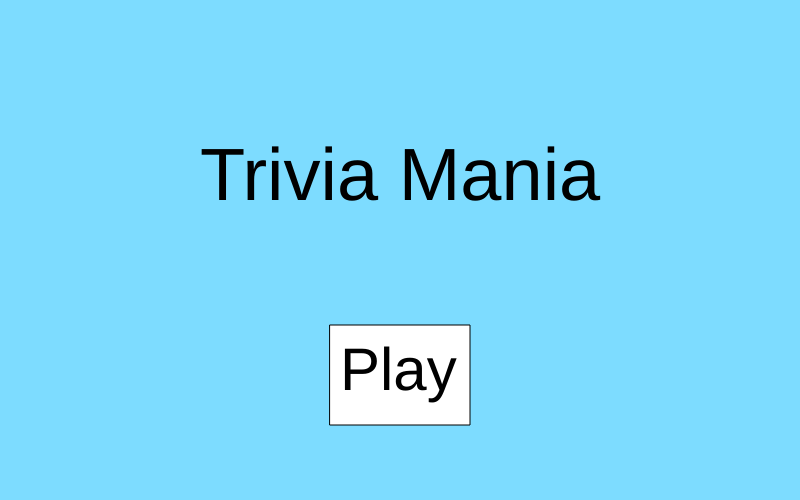
Frame 1 (no input)
Frame 60 (no input): identical to frame 1, image omitted
Frame 120 (the mouse pressed at the canvas centre since frame 60): identical to frame 1, image omitted

The p5.js sketch that drew this single still picture (run headless with seeded random() and noise() and a simulated clock; from frame 60 on, the mouse is pressed at the canvas centre):

// p5.js sketch
// ── sketch.js
/* log:
[ ] need to get rid of playbutton hitzone after its been hit


*/

var startgame = false;
var currentOption = -1;
var question = ["What is the capital of New Jersey?"];
var optionsA = ["Trenton",];
var aX = 220;
var aY = 300;
var optionsB = ["Newark",];
var bX = 460;
var bY = 300;
var optionsC = ["Livingston",];
var cX = 210;
var cY = 425;
var optionsD = ["Morristown",];
var dX = 450;
var dY = 425;



//answer boxes
var answerboxX = [0,200,450];
var answerboxXSize = 150;
var answerboxY = [0,250,375];
var answerboxYSize = 100;

//play button
var playX = 330;
var playY = 325;
var playXSize = 140;
var playYSize = 100;

//qtext
var qtextX = 105;
var qtextY = 100;


function setup() {
  // put setup code here
  createCanvas(800,500);
}

function draw() {
  // put drawing code here
  background(125, 220, 255);
  //gridlines
  // line(0,250,800,250);
  // line(0,125,800,125);
  // line(0,375,800,375)
  // line(400,0,400,500);
  // line(200,0,200,500);
  // line(600,0,600,500);

  if (startgame == true) {
    if (currentOption == 0) {
        //Question 1
        textSize(30);
        text("Question " + currentOption, 100, 35);
        rect(100,50, 600, 100);
        text(question[currentOption], qtextX, qtextY);
        //box a
        rect(answerboxX[1],answerboxY[1],answerboxXSize,answerboxYSize);
        text(optionsA[currentOption],aX,aY);
        //box b
        rect(answerboxX[2],answerboxY[1],answerboxXSize,answerboxYSize);
        text(optionsB[currentOption],bX,bY);
        //box c
        rect(answerboxX[1],answerboxY[2],answerboxXSize,answerboxYSize);
        text(optionsC[currentOption],cX,cY);
        //box d
        rect(answerboxX[2],answerboxY[2],answerboxXSize,answerboxYSize);
        text(optionsD[currentOption],dX,dY);
      } else if (currentOption == 1) {
        //Question 2
        text("Question " + currentOption, qtextX, qtextY);
        rect(100,50, 600, 100);
        rect(answerboxX[1],answerboxY[1],answerboxXSize,answerboxYSize);
        text(optionsA[currentOption],aX,aY);
        //box b
        rect(answerboxX[2],answerboxY[1],answerboxXSize,answerboxYSize);
        //box c
        rect(answerboxX[1],answerboxY[2],answerboxXSize,answerboxYSize);
        //box d
        rect(answerboxX[2],answerboxY[2],answerboxXSize,answerboxYSize);
      }
  } else {
    rect(playX,playY,playXSize,playYSize);
    textSize(60);
    text("Play", 340, 390);
    //header
    textSize(74);
    text('Trivia Mania', 200, 200);

  }
  //header


}//end draw

function mousePressed(){
  if (mouseX > playX && mouseX < playX + playXSize && mouseY > playY && mouseY < playY + playYSize) {
    console.log("play button hit");
    startgame = true;
    currentOption = currentOption + 1;
  /* END LOOP  if (currentOption > ______whatever last option is) {
      send back to start ; currentOption = -1;
  } */
  }
}
